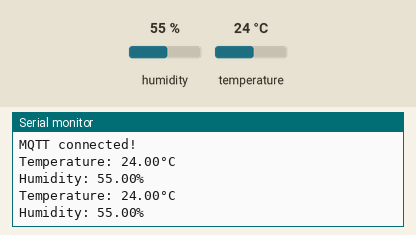
This sketch was run on a simulated ESP8266 (NodeMCU). Parts: the last lines printed to the serial monitor. The inputs (shaded band) are chosen by the test bench; at power-on: humidity 55 %, temperature 24 °C. WiFi joins after 1.5 s; servers stay silent unless stated; no MQTT or app messages arrive unless stated.

Above: at 4.3 s.
4.4 s: humidity set to 22 %
At 6.9 s:
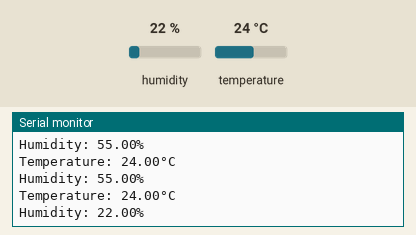
7.3 s: temperature set to 12 °C
At 8.7 s:
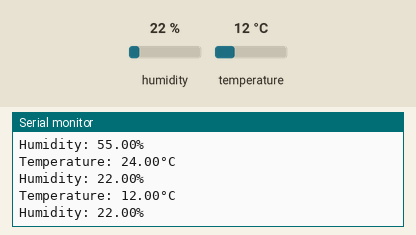
10.2 s: humidity set to 40 %
At 12.1 s:
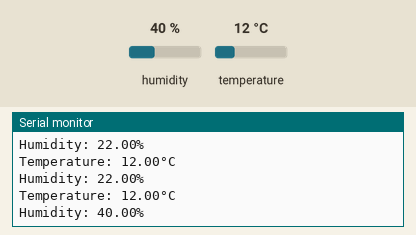
Timing chart, 0 to 13.6 s (numbered marks = the images above; inputs shaded):
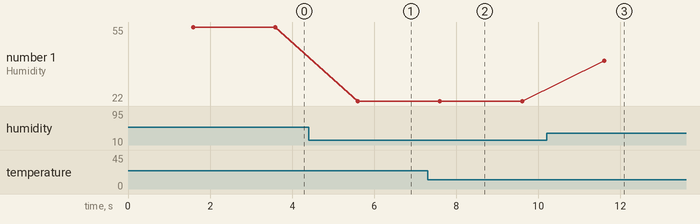

Measured:
- after the input at 4.4 s, the serial monitor: prints a new line after 1.2 s (image 1)
- after the input at 7.3 s, the serial monitor: prints a new line after 0.30 s (image 2)
- after the input at 10.2 s, the serial monitor: prints a new line after 1.4 s (image 3)
- plotted number 1: 55 → 22 after the input at 4.4 s, 22 → 40 after the input at 10.2 s

The sketch:

OutdoorHouse.ino
```cpp
#include "secrets.h"

// MQTT
#include <ArduinoMqttClient.h>

// WIFI
#include <ESP8266WiFi.h>  //https://github.com/esp8266/Arduino
#include <WiFiManager.h>

// DHT
#include <Adafruit_Sensor.h>
#include <DHT.h>
#include <DHT_U.h>

#define DEBUG true
#define DEBUG_SERIAL \
  if (DEBUG) Serial

#define DEBUG_DHT true
#define DEBUG_DHT_SERIAL \
  if (DEBUG_DHT) Serial

#define DEBUG_MQTT true
#define DEBUG_MQTT_SERIAL \
  if (DEBUG_MQTT) Serial


#define DHTPIN D4      // Digital pin connected to the DHT sensor
#define DHTTYPE DHT11  // DHT 11

DHT_Unified dht(DHTPIN, DHTTYPE);

uint32_t delayMS;
uint32_t lastDHTCheck;

WiFiClient client;
MqttClient mqttClient(client);

const char DHT_HUMID_TOPIC[] = "Projekt-Omega/outdoor/dht/humid";
const char DHT_TEMP_TOPIC[] = "Projekt-Omega/outdoor/dht/temp";

const uint8_t RECORD_COUNT = 10;
uint8_t tempCount = 0;
uint8_t humidCount = 0;
double tempSum = 0;
double humidSum = 0;

void setup() {
#if DEBUG_DHT == true || DEBUG == true || DEBUG_MQTT == true
  Serial.begin(115200);
#endif
  // Temp and Humidity Sensor init
  dht.begin();
  DEBUG_DHT_SERIAL.println(F("DHTxx Unified Sensor Example"));
  // Print temperature sensor details.
  sensor_t sensor;
  dht.temperature().getSensor(&sensor);
  DEBUG_DHT_SERIAL.println(F("------------------------------------"));
  DEBUG_DHT_SERIAL.println(F("Temperature Sensor"));
  DEBUG_DHT_SERIAL.print(F("Sensor Type: "));
  DEBUG_DHT_SERIAL.println(sensor.name);
  DEBUG_DHT_SERIAL.print(F("Driver Ver:  "));
  DEBUG_DHT_SERIAL.println(sensor.version);
  DEBUG_DHT_SERIAL.print(F("Unique ID:   "));
  DEBUG_DHT_SERIAL.println(sensor.sensor_id);
  DEBUG_DHT_SERIAL.print(F("Max Value:   "));
  DEBUG_DHT_SERIAL.print(sensor.max_value);
  DEBUG_DHT_SERIAL.println(F("°C"));
  DEBUG_DHT_SERIAL.print(F("Min Value:   "));
  DEBUG_DHT_SERIAL.print(sensor.min_value);
  DEBUG_DHT_SERIAL.println(F("°C"));
  DEBUG_DHT_SERIAL.print(F("Resolution:  "));
  DEBUG_DHT_SERIAL.print(sensor.resolution);
  DEBUG_DHT_SERIAL.println(F("°C"));
  DEBUG_DHT_SERIAL.println(F("------------------------------------"));
  // Print humidity sensor details.
  dht.humidity().getSensor(&sensor);
  DEBUG_DHT_SERIAL.println(F("Humidity Sensor"));
  DEBUG_DHT_SERIAL.print(F("Sensor Type: "));
  DEBUG_DHT_SERIAL.println(sensor.name);
  DEBUG_DHT_SERIAL.print(F("Driver Ver:  "));
  DEBUG_DHT_SERIAL.println(sensor.version);
  DEBUG_DHT_SERIAL.print(F("Unique ID:   "));
  DEBUG_DHT_SERIAL.println(sensor.sensor_id);
  DEBUG_DHT_SERIAL.print(F("Max Value:   "));
  DEBUG_DHT_SERIAL.print(sensor.max_value);
  DEBUG_DHT_SERIAL.println(F("%"));
  DEBUG_DHT_SERIAL.print(F("Min Value:   "));
  DEBUG_DHT_SERIAL.print(sensor.min_value);
  DEBUG_DHT_SERIAL.println(F("%"));
  DEBUG_DHT_SERIAL.print(F("Resolution:  "));
  DEBUG_DHT_SERIAL.print(sensor.resolution);
  DEBUG_DHT_SERIAL.println(F("%"));
  DEBUG_DHT_SERIAL.println(F("------------------------------------"));
  // Set delay between sensor readings based on sensor details.
  delayMS = sensor.min_delay / 1000;

  WiFiManager wifiManager;
  wifiManager.setWiFiAutoReconnect(true);
  DEBUG_MQTT_SERIAL.println("starting connection");
  wifiManager.autoConnect("OutdoorHouse");
  DEBUG_MQTT_SERIAL.println("connected...yeey :)");


  mqttClient.setId("OutdoorHouse");
  mqttClient.setUsernamePassword(username, password);

  // String willPayload = "oh no!";
  // bool willRetain = true;
  // int willQos = 1;

  // mqttClient.beginWill(willTopic, willPayload.length(), willRetain, willQos);
  // mqttClient.print(willPayload);
  // mqttClient.endWill();


  if (!mqttClient.connect(broker, port)) {
    DEBUG_MQTT_SERIAL.print("MQTT connection failed! Error code = ");
    DEBUG_MQTT_SERIAL.println(mqttClient.connectError());
    while (1)
      ;
  } else {
    DEBUG_MQTT_SERIAL.println("MQTT connected!");
  }


  // gather data
  for (int i = 0; i < RECORD_COUNT; i++) {
    sensors_event_t event;
    dht.temperature().getEvent(&event);
    if (isnan(event.temperature)) {
      DEBUG_DHT_SERIAL.println(F("Error reading temperature!"));
    } else {
      DEBUG_DHT_SERIAL.print(F("Temperature: "));
      DEBUG_DHT_SERIAL.print(event.temperature);
      DEBUG_DHT_SERIAL.println(F("°C"));

      tempSum += (event.temperature / float(RECORD_COUNT));
      tempCount++;
    }
    // Get humidity event and print its value.
    dht.humidity().getEvent(&event);


    if (isnan(event.relative_humidity)) {
      DEBUG_DHT_SERIAL.println(F("Error reading humidity!"));

    } else {
      DEBUG_DHT_SERIAL.print(F("Humidity: "));
      DEBUG_DHT_SERIAL.print(event.relative_humidity);
      DEBUG_DHT_SERIAL.println(F("%"));
      humidSum += (event.relative_humidity / float(RECORD_COUNT));
      humidCount++;
    }
    delay(delayMS);
  }

  //send temp
  mqttClient.beginMessage(DHT_TEMP_TOPIC);
  mqttClient.print(tempSum);
  mqttClient.endMessage();
  DEBUG_MQTT_SERIAL.print("Sending ");
  DEBUG_MQTT_SERIAL.print(tempSum);
  DEBUG_MQTT_SERIAL.print(" to ");
  DEBUG_MQTT_SERIAL.println(DHT_TEMP_TOPIC);

  // send humid
  mqttClient.beginMessage(DHT_HUMID_TOPIC);
  mqttClient.print(humidSum);
  mqttClient.endMessage();
  DEBUG_MQTT_SERIAL.print("Sending ");
  DEBUG_MQTT_SERIAL.print(humidSum);
  DEBUG_MQTT_SERIAL.print(" to ");
  DEBUG_MQTT_SERIAL.println(DHT_HUMID_TOPIC);

  // the messages need some time to be send therefore we delay for one second.
  delay(1000);

  ESP.deepSleep(60e6);
}

void loop() {
  //mqttClient.poll();
}
```

secrets_example.h
```cpp
const char broker[] = "URL";
const int port = 1234;
const char username[] = "username";
const char password[] = "password";

// mit dem folgenden Befehl kann in der Kosole überprüft werden, ob die Daten auch übermittelt werden.
// mosquitto_sub -h URL -p PORT -u USERNAME -P PASSWORD -t TOPIC
```
